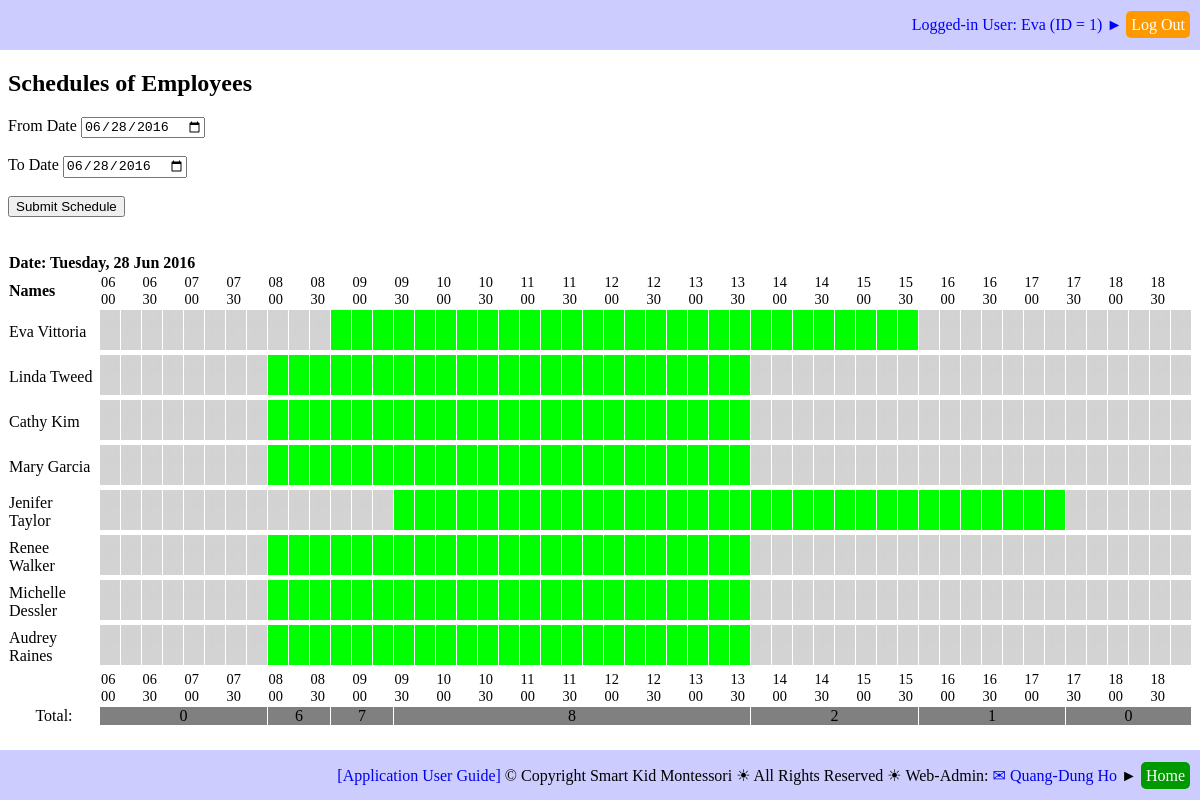
Page /report_employee_schedule.php (signed in) on the committed database.
### tables this page shows
CREATE TABLE `employees` (
  `EMP_ID` int(11) NOT NULL,
  `EMP_FIRST_NAME` varchar(50) NOT NULL,
  `EMP_LAST_NAME` varchar(25) NOT NULL,
  `EMP_BIRTHDATE` date NOT NULL,
  `EMP_SEX` varchar(1) NOT NULL,
  `EMP_PHOTO` varchar(50) NOT NULL,
  `EMP_ADDRESS` varchar(50) NOT NULL,
  `EMP_CITY` varchar(20) NOT NULL,
  `EMP_PROVINCE` varchar(20) NOT NULL,
  `EMP_POSTAL_CODE` varchar(10) NOT NULL,
  `EMP_COUNTRY` varchar(20) NOT NULL,
  `EMP_PHONE1` varchar(15) NOT NULL,
  `EMP_PHONE2` varchar(15) DEFAULT NULL,
  `EMP_EMAIL` varchar(50) NOT NULL,
  `EMP_HIRE_DATE` date NOT NULL,
  `EMP_END_DATE` date NOT NULL,
  `EMP_EDU_ID` int(11) NOT NULL,
  `EDU_DAYCARE_EXPERIENCE` tinyint(11) NOT NULL,
  `EDU_MONTESSORI_EXPERIENCE` tinyint(11) NOT NULL,
  `EMP_POST_ID1` int(11) NOT NULL,
  `EMP_POST_ID2` int(11) DEFAULT NULL,
  `EMP_BOSS_ID` int(11) DEFAULT NULL,
  `EMP_HOURLY_RATE` float NOT NULL,
  `EMP_PASSCODE` varchar(10) NOT NULL,
  `EMP_NOTES` text
);

### sql_queries.php (called while the page is built, shortened)
<?php
	function connectDB()
	{
		$db_hostname = "localhost";
		$db_name     = "montessori";
		$db_username = "root";
		$db_password = "";
		$db = mysqli_connect($db_hostname, $db_username, $db_password, $db_name);
		return ($db);
	}
	function getResult($query)
	{
		$db = connectDB();
		$result = mysqli_query($db, $query);
		return ($result);
	}
?>

### schedule_utils.php (the view, shortened to what this page needs)
<?php
require_once("sql_queries.php");
function createScheduleOfDay($sch_date_time, $debug_on)
{
	echo '<br/><br/>';
	echo '<table class="scheduleView">';
	$sch_date = $sch_date_time->format("Y-m-d");
	$sch_date_displayed = $sch_date_time->format("l, d M Y");
	echo '<tr>';
	echo '<td colspan="53" style="text-align: left;">' . '<b>Date: ' . $sch_date_displayed . '</b>' . '</td>';
	echo '</tr>';
	$queryStr = 'SELECT EMP_ID, CONCAT(EMP_FIRST_NAME, " ", EMP_LAST_NAME) AS EMP_NAME '.
				'FROM EMPLOYEES WHERE EMP_ID IN (SELECT DISTINCT EMP_ID FROM EMPLOYEE_SCHEDULE ' .
				'WHERE (SCH_DATE = "' . $sch_date . '") ORDER BY EMP_ID)';
	$queryStr = $queryStr . ';';
	$employees = getResult($queryStr);
	$employeesNum = mysqli_num_rows($employees);
	echo '<tr>';
	echo '<td><b>Names</b></td>';
	$queryStr = 'SELECT LPAD(START_TIME_HOUR,2,"0"), LPAD(START_TIME_MIN,2,"0") ' .
				'FROM TIME_SLOTS ORDER BY START_TIME_HOUR, START_TIME_MIN;';
	$timeSlots = getResult($queryStr);
	$timeSlotsNum = mysqli_num_rows($timeSlots);
	for ($j = 1; $j <= $timeSlotsNum; $j = $j + 1)
	{
		$currentTimeSlot = mysqli_fetch_row($timeSlots);
		$currentTimeSlot_START_TIME_MIN = $currentTimeSlot[1];
		if (($currentTimeSlot_START_TIME_MIN == '00') || ($currentTimeSlot_START_TIME_MIN == '30'))
		{
			$currentTimeSlot_START_TIME_HOUR = $currentTimeSlot[0];
			echo '<th>' . $currentTimeSlot_START_TIME_HOUR . '<br/>' . $currentTimeSlot_START_TIME_MIN . '</th>';
		}
		else
		{
			echo '<th>' . '' . '</th>';
		}
	}
	echo '</tr>';
	for ($j = 1; $j <= $timeSlotsNum; $j = $j + 1)
	{
			$employeesNumInTimeSlot[$j]=0;
	}
	for ($i = 0; $i < $employeesNum; $i++)
	{
		$currentEmployee = mysqli_fetch_row($employees);
		$currentEmployee_EMP_ID = $currentEmployee[0];
		$currentEmployee_EMP_NAME = $currentEmployee[1];
		echo '<tr>';
		echo '<td style="padding-right:5px;">' .  $currentEmployee_EMP_NAME . '</td>';
		$queryStr = 'SELECT TS_ID_BEGIN, TS_ID_END FROM EMPLOYEE_SCHEDULE WHERE ' .
					'(EMP_ID = ' . $currentEmployee_EMP_ID . ') AND (SCH_DATE = "' . $sch_date . '")  ORDER BY TS_ID_BEGIN ASC';
		$queryStr = $queryStr . ';';
		$scheduledTimeSlotSegments = getResult($queryStr);
		$scheduledTimeSlotSegmentsNum = mysqli_num_rows($scheduledTimeSlotSegments);
		if ($scheduledTimeSlotSegmentsNum >= 1)
		{
			$currentscheduledTimeSlotSegment = mysqli_fetch_row($scheduledTimeSlotSegments);
			$currentscheduledTimeSlotSegment_TS_ID_BEGIN = $currentscheduledTimeSlotSegment[0];
			$currentscheduledTimeSlotSegment_TS_ID_END = $currentscheduledTimeSlotSegment[1];
		}
		else
		{
			$currentscheduledTimeSlotSegment_TS_ID_BEGIN = $timeSlotsNum + 1;
			$currentscheduledTimeSlotSegment_TS_ID_END = $timeSlotsNum + 1;
		}
		$k = 1;
		for ($j = 1; $j <= $timeSlotsNum; $j = $j + 1)
		{
			if ($j < $currentscheduledTimeSlotSegment_TS_ID_BEGIN)
			{
				echo '<td><a href=""><img src="images/icons/time_slot_out.png" height=40" width="20"></a></td>';
			}
			else if ($j <= $currentscheduledTimeSlotSegment_TS_ID_END)
			{
				echo '<td><a href=""><img src="images/icons/time_slot_in.png" height=40" width="20"></a></td>';
				$employeesNumInTimeSlot[$j] = $employeesNumInTimeSlot[$j] + 1;
			}
			else if ($k < $scheduledTimeSlotSegmentsNum)
			{
				$currentscheduledTimeSlotSegment = mysqli_fetch_row($scheduledTimeSlotSegments);
				$currentscheduledTimeSlotSegment_TS_ID_BEGIN = $currentscheduledTimeSlotSegment[0];
				$currentscheduledTimeSlotSegment_TS_ID_END = $currentscheduledTimeSlotSegment[1];
				$k = $k + 1;
				$j = $j - 1;
			}
			else
			{
				$currentscheduledTimeSlotSegment_TS_ID_BEGIN = $timeSlotsNum + 1;
				$currentscheduledTimeSlotSegment_TS_ID_END = $timeSlotsNum + 1;
				$j = $j - 1;
			}
		}
		echo '</tr>';
	}
	echo '<tr>';
	echo '<td></td>';
	mysqli_data_seek($timeSlots, 0);
	for ($j = 1; $j <= $timeSlotsNum; $j = $j + 1)
	{
		$currentTimeSlot = mysqli_fetch_row($timeSlots);
		$currentTimeSlot_START_TIME_MIN = $currentTimeSlot[1];
		if (($currentTimeSlot_START_TIME_MIN == '00') || ($currentTimeSlot_START_TIME_MIN == '30'))
		{
			$currentTimeSlot_START_TIME_HOUR = $currentTimeSlot[0];
			echo '<th>' . $currentTimeSlot_START_TIME_HOUR . '<br/>' . $currentTimeSlot_START_TIME_MIN . '</th>';
		}
		else
		{
			echo '<th>' . '' . '</th>';
		}
	}
	echo '</tr>';
	echo '<tr>';
	echo '<td style="text-align: center;"> Total: </td>';
	$j = 1;
	while ($j <= $timeSlotsNum)
	{
		$k = 1;
		while (($j + $k <= $timeSlotsNum) &&
			   ($employeesNumInTimeSlot[$j] == $employeesNumInTimeSlot[$j + $k]))
		{
			$k = $k + 1;
		}
		echo '<td colspan="' . $k . '" style="background-color: gray; text-align: center;">' .
													$employeesNumInTimeSlot[$j] . '</td>';
		$j = $j + $k;
	}
	echo '</tr>';
	echo '</table>';
}
?>

### report_employee_schedule.php (shortened to what this page needs)
<!DOCTYPE html>
<html>
<head>
	<link rel="stylesheet" type="text/css" href="schedule_table.css">
	<link rel="stylesheet" type="text/css" href="common.css">
</head>
<body>
<?php
	include 'header_log_in_out.php';
?>
<div id="main">
<?php
if (isset($_SESSION['LoggedIn_EMP_ID']))
{
	echo '<h2>Schedules of Employees</h2>';
	require_once("schedule_utils.php");
	if ((isset($_POST['from_date'])) && (isset($_POST['to_date'])))
	{
		$from_date = new DateTime($_POST['from_date']);
		$to_date = new DateTime($_POST['to_date']);
		echo '<form action="report_employee_schedule.php" method="post">';
		echo '<label for="from_date">From Date </label><input type="date" id="from_date" name="from_date"' .
				'value="' . $_POST['from_date'] . '"><br/><br/>';
		echo '<label for="to_date">To Date </label><input type="date" id="to_date" name="to_date"' .
				'value="' . $_POST['to_date'] . '"><br/><br/>';
		echo '<input type="submit" value="Submit Schedule">';
		echo '</form>';
	}
	else
	{
		$from_date = new DateTime();
		$to_date = new DateTime();
		echo '<form action="report_employee_schedule.php" method="post">';
		echo '<label for="from_date">From Date </label><input type="date" id="from_date" name="from_date"' .
				'value="' . $from_date->format("Y-m-d") . '"><br/><br/>';
		echo '<label for="to_date">To Date </label><input type="date" id="to_date" name="to_date"' .
				'value="' . $to_date->format("Y-m-d") . '"><br/><br/>';
		echo '<input type="submit" value="Submit Schedule">';
		echo '</form>';
	}
	$timespan = 24 * 60 * 60;
	$curr_date = new DateTime($from_date->format("Y-m-d"));
	while ($curr_date <= $to_date)
	{
		createScheduleOfDay($curr_date, true);
		$curr_date->add(new DateInterval('PT'.$timespan.'S'));
	}
}
else
{
	echo 'Something is wrong with $_SESSION["LoggedIn_EMP_ID"])';
}
?>
</div>
<?php
	include 'footer.php';
?>
</body>
</html>

### schedule_table.css (style rules this page uses)
table { border-collapse: collapse; padding: 0; margin: 0; }
th { text-align: left; font-size: 90%; font-weight: 100; }
tr { padding: 0px; margin: 0; border: 0px; }
td { text-align: left; padding: 0px; margin: 0; border: 1px solid white; }

### common.css (style rules this page uses)
div#main { margin-top: 70px; margin-bottom: 70px; }
a { text-decoration: none; }

### rows in the picture
employees: currentEmployee_EMP_NAME "Eva Vittoria"
employees: currentEmployee_EMP_NAME "Linda Tweed"
employees: currentEmployee_EMP_NAME "Cathy Kim"
employees: currentEmployee_EMP_NAME "Mary Garcia"
employees: currentEmployee_EMP_NAME "Jenifer Taylor"
employees: currentEmployee_EMP_NAME "Renee Walker"
employees: currentEmployee_EMP_NAME "Michelle Dessler"
employees: currentEmployee_EMP_NAME "Audrey Raines"

### other values in the picture
$emp_name "Eva"
$emp_id "1"
$currentTimeSlot_START_TIME_HOUR "06"
$currentTimeSlot_START_TIME_MIN "00"
$currentTimeSlot_START_TIME_MIN "30"
$currentTimeSlot_START_TIME_HOUR "07"
$currentTimeSlot_START_TIME_HOUR "08"
$currentTimeSlot_START_TIME_HOUR "09"
$currentTimeSlot_START_TIME_HOUR "10"
$currentTimeSlot_START_TIME_HOUR "11"
$currentTimeSlot_START_TIME_HOUR "12"
$currentTimeSlot_START_TIME_HOUR "13"
$currentTimeSlot_START_TIME_HOUR "14"
$currentTimeSlot_START_TIME_HOUR "15"
$currentTimeSlot_START_TIME_HOUR "16"
